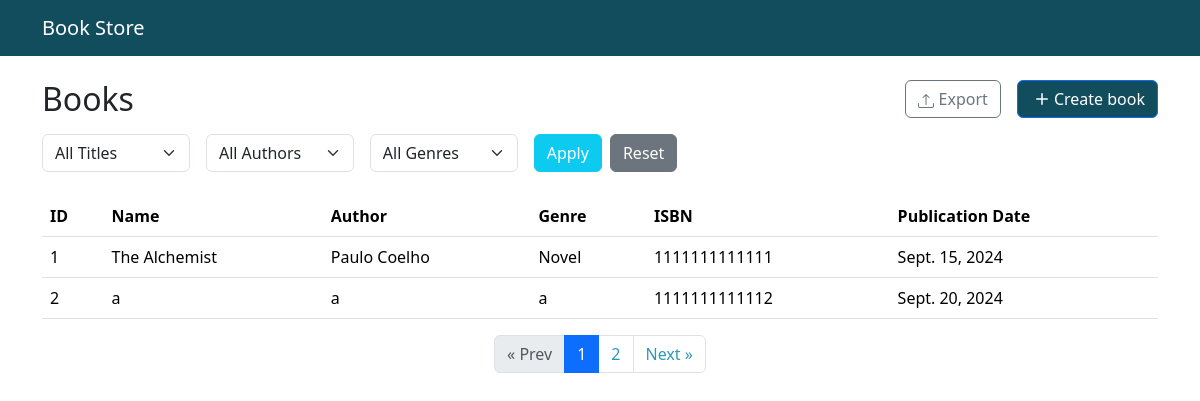
The page / on the database its author committed.
### inventory/models.py (models this page shows, shortened)
class Book(models.Model):
    id = models.AutoField(primary_key=True) #Just overriding for the sake of requirement
    title = models.CharField(max_length=255)
    author = models.CharField(max_length=255)
    genre = models.CharField(max_length=100)
    publication_date = models.DateField()
    isbn = models.CharField(max_length=13, unique=True, db_index=True)

### inventory/views.py (the view)
# urls.py: path('', book_list, name='book_list'),
def book_list(request):
    selected_title = request.GET.get('title', '')
    selected_author = request.GET.get('author', '')
    selected_genre = request.GET.get('genre', '')
    books =  Book.objects.all()
    if selected_title:
        books = books.filter(title__icontains=selected_title)
    if selected_author:
        books = books.filter(author__icontains=selected_author)
    if selected_genre:
        books = books.filter(genre__iexact=selected_genre)
    genres = list(books.values_list('genre', flat=True))
    page = request.GET.get('page', 1)  # Default to page 1 if not provided
    paginator = Paginator(books, 2)  # Show 2 books per page
    try:
        books = paginator.page(page)
    except PageNotAnInteger:
        books = paginator.page(1)
    except EmptyPage:
        books = paginator.page(paginator.num_pages)
    titles = Book.objects.values_list('title', flat=True).distinct().order_by('title')
    authors = Book.objects.values_list('author', flat=True).distinct().order_by('author')
    genres = Book.objects.values_list('genre', flat=True).distinct().order_by('genre')
    context = {
        'books': books,
        'titles': titles,
        'authors': authors,
        'genres': genres,
        'selected_title': selected_title,
        'selected_author': selected_author,
        'selected_genre': selected_genre,
    }
    return render(request, 'books.html', context)

### templates/books.html (shortened to what this page needs)
{% load static %}
<!doctype html>
<html lang="en" data-bs-theme="auto">
<link href="https://cdn.jsdelivr.net/npm/bootstrap@5.3.3/dist/css/bootstrap.min.css" rel="stylesheet">
<link href="{% static 'css/style.css' %}" rel="stylesheet" />
</head>
  <body>
    <main>
    <nav class="navbar navbar-expand-lg navbar-dark bg-dark bg-custom mb-4" >
        <div class="container">
           <a class="navbar-brand text-bold" href="{% url 'book_list' %}">Book Store</a>
        </div>
    </nav>
    <div class="container mb-4">
        <div class="row mb-3">
            <div class="col-sm-3 col-xs-3 col-md-6">
                <h2 class="pb-0 mb-0"> Books </h2>
            </div>
            <div class="col-xs-9 col-sm-9 col-md-6 text-right d-flex justify-content-end">
                <a class="btn btn-outline-secondary btn-md " href="{% url 'export_books' %}" >  Export</a> &emsp;
                <button class="btn btn-primary btn-md d-flex justify-content-center align-items-middle" data-bs-toggle="modal" data-bs-target="#createModal" > <svg xmlns="http://www.w3.org/2000/svg" width="24" height="24" fill="currentColor" class="bi bi-plus" viewBox="0 0 16 16">
                    <path d="M8 4a.5.5 0 0 1 .5.5v3h3a.5.5 0 0 1 0 1h-3v3a.5.5 0 0 1-1 0v-3h-3a.5.5 0 0 1 0-1h3v-3A.5.5 0 0 1 8 4"/>
                  </svg>Create book</button>
            </div>
        </div>
        <div class="d-flex justify-content-between">
            <div class="filter-bar-wrapper d-flex">
              <form method="get" action="{% url 'book_list' %}" class="mb-4">
                <div class="row g-3 align-items-center">
                  <div class="col-12 col-md-3">
                    <select name="title" id="title" class="form-select w-100">
                        <option value="">All Titles</option>
                    </select>
                  </div>
                  <div class="col-12 col-md-3">
                      <select name="author" id="author" class="form-select w-100">
                          <option value="">All Authors</option>
                      </select>
                  </div>
                  <div class="col-12 col-md-3">
                      <select name="genre" id="genre" class="form-select w-100">
                          <option value="">All Genres</option>
                      </select>
                  </div>
                    <div class="col-md-3 d-flex align-items-end">
                        <button type="submit" class="btn btn-info text-white me-2">Apply</button>
                        <a href="{% url 'book_list' %}" class="btn btn-secondary">Reset</a>
                    </div>
                </div>
              </form>
            </div>
        </div>
        <div class="table-container">
          <table class="table">
            <thead>
              <tr>
                <th scope="col">ID</th>
                <th scope="col">Name</th>
                <th scope="col">Author</th>
                <th scope="col">Genre</th>
                <th scope="col"> ISBN </th>
                <th scope="col"> Publication Date </th>
              </tr>
            </thead>
            <tbody>
              {% if books %}
              {% for book in books %}
              <tr>
                <td scope="row">{{book.id}}</td>
                <td>{{book.title}}</td>
                <td>{{book.author}}</td>
                <td>{{book.genre}}</td>
                <td>{{book.isbn}}</td>
                <td>{{book.publication_date}}</td>
              </tr>
              {% endfor %}
              {% else %}
              <tr>
                <td colspan="5">* No books found!</td>
              </tr>
              {% endif %}
            </tbody>
          </table>
          {% if books %}
            {% include "_partials/pagination.html" %}
          {% endif %}
        </div>
    </div>
    </main>
</body>
</html>

### templates/_partials/pagination.html
<nav aria-label="Page navigation">
    <ul class="pagination justify-content-center">
        {% if books.has_previous %}
            <li class="page-item">
                <a class="page-link text-primary" href="?page={{ books.previous_page_number }}" data-page="{{ books.previous_page_number }}" aria-label="Previous">
                    <span aria-hidden="true">&laquo; Prev</span>
                </a>
            </li>
        {% else %}
            <li class="page-item disabled">
                <span class="page-link" aria-label="Previous">
                    <span aria-hidden="true">&laquo; Prev</span>
                </span>
            </li>
        {% endif %}
        {% for num in books.paginator.page_range %}
            {% if books.number == num %}
                <li class="page-item active"><span class="page-link">{{ num }}</span></li>
            {% elif num > books.number|add:'-3' and num < books.number|add:'3' %}
                <li class="page-item"><a class="page-link text-primary" href="?page={{num}}" data-page="{{ num }}">{{ num }}</a></li>
            {% endif %}
        {% endfor %}
        {% if books.has_next %}
            <li class="page-item">
                <a class="page-link text-primary" href="?page={{books.next_page_number}}" data-page="{{ books.next_page_number }}" aria-label="Next">
                    <span aria-hidden="true">Next &raquo;</span>
                </a>
            </li>
        {% else %}
            <li class="page-item disabled">
                <span class="page-link" aria-label="Next">
                    <span aria-hidden="true">Next &raquo;</span>
                </span>
            </li>
        {% endif %}
    </ul>
</nav>

### static/css/style.css (style rules this page uses)
.bg-custom, .btn-primary { background-color: #124d5e !important; }
.text-primary { color: #2b99b8 !important; }
.table-container { width: 100%; height: 100%; overflow-x: auto; overflow-y: auto; }
table { width: 100%; }

### rows shown on the page
Book: id "1", title "The Alchemist", author "Paulo Coelho", genre "Novel", isbn "1111111111111", publication_date "Sept. 15, 2024"
Book: id "2", title "a", author "a", genre "a", isbn "1111111111112", publication_date "Sept. 20, 2024"

### other values the page prints
{{ num }} "1"
{{ num }} "2"
